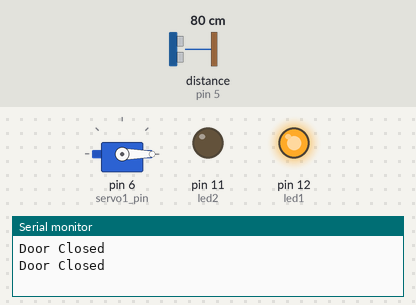
The sketch below on a simulated Arduino Uno, built with avr-gcc and run on an emulated ATmega328P. On the bench: servo, output pins drawn as LEDs (lit = HIGH), the last lines printed to the serial monitor. Wiring (inferred from the names in the program): ultrasonic range finder: trigger pin 4; echo pin 5. Inputs (shaded band) come from the test bench; at power-on: distance to the obstacle (sensor on pin 5) 80 cm. The echo pulse lasts 58.3 µs per cm; pins used as bus, display or sensor lines are not drawn.

Above: at 1.8 s.
1.9 s: distance to the obstacle (sensor on pin 5) set to 23 cm
3.4 s: distance to the obstacle (sensor on pin 5) set to 18 cm
At 5.0 s:
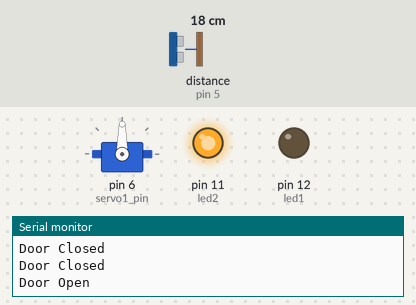
5.5 s: distance to the obstacle (sensor on pin 5) set to 35 cm
At 6.6 s:
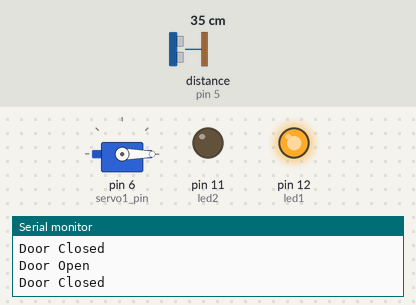
7.5 s: distance to the obstacle (sensor on pin 5) set to 2 cm
At 9.5 s:
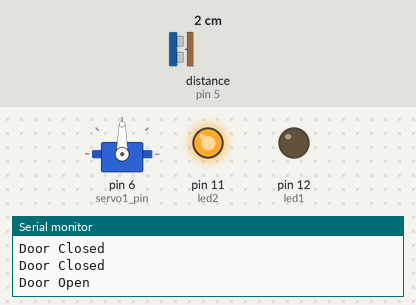
Timing chart, 0 to 10.5 s (numbered marks = the images above; inputs shaded):
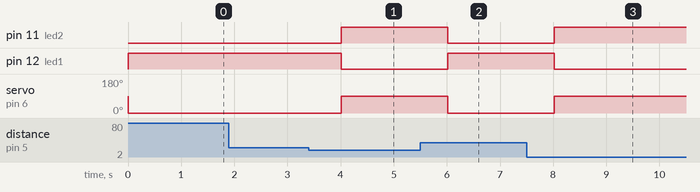

The sketch:

SensorServo_DanielMorantha_2019230088.ino
```cpp
/*NAMA    : DANIEL MORANTHA
NIM     : 2019230088*/

#include <Servo.h>
Servo servo1;
int led1=12;   //LED MERAH
int led2=11;   //LED HIJAU
int trig=4;
int echo=5;
int servo1_pin=6; //PINTU
int duration=0,dist=0;
void setup()
{
  Serial.begin(9600);

pinMode(led1,OUTPUT);
pinMode(led2,OUTPUT);
pinMode(trig,OUTPUT);
pinMode(echo,INPUT);
  servo1.attach(servo1_pin);
  servo1.write(90);
}

void loop()
{
  digitalWrite(trig, HIGH);
delayMicroseconds(10);
digitalWrite(trig, LOW);
pinMode(echo, INPUT);
duration = pulseIn(echo, HIGH);
dist = (duration*0.034) / 2;    //obtain distance

if(dist<20)
{
  Serial.println("Door Open");
  digitalWrite(led2,HIGH);
  digitalWrite(led1,LOW);
  servo1.write(90);
  delay(2000);

}
else
{
  Serial.println("Door Closed");
  digitalWrite(led1,HIGH);
  digitalWrite(led2,LOW);
  servo1.write(0);
  delay(1000);
}
}
```

Measured:
- the behaviour switches between 21 and 20 cm on distance to the obstacle (sensor on pin 5) (found by bisection; images 0 and 1)
- after the input at 3.4 s, pin 11 (led2): LOW → HIGH after 0.62 s; pin 12 (led1): HIGH → LOW after 0.62 s; servo on pin 6 (servo1_pin): 0° → 90° after 0.62 s
- after the input at 5.5 s, pin 11 (led2): HIGH → LOW after 0.52 s; pin 12 (led1): LOW → HIGH after 0.52 s; servo on pin 6 (servo1_pin): 90° → 0° after 0.52 s
- after the input at 7.5 s, pin 11 (led2): LOW → HIGH after 0.52 s; pin 12 (led1): HIGH → LOW after 0.52 s; servo on pin 6 (servo1_pin): 0° → 90° after 0.52 s
